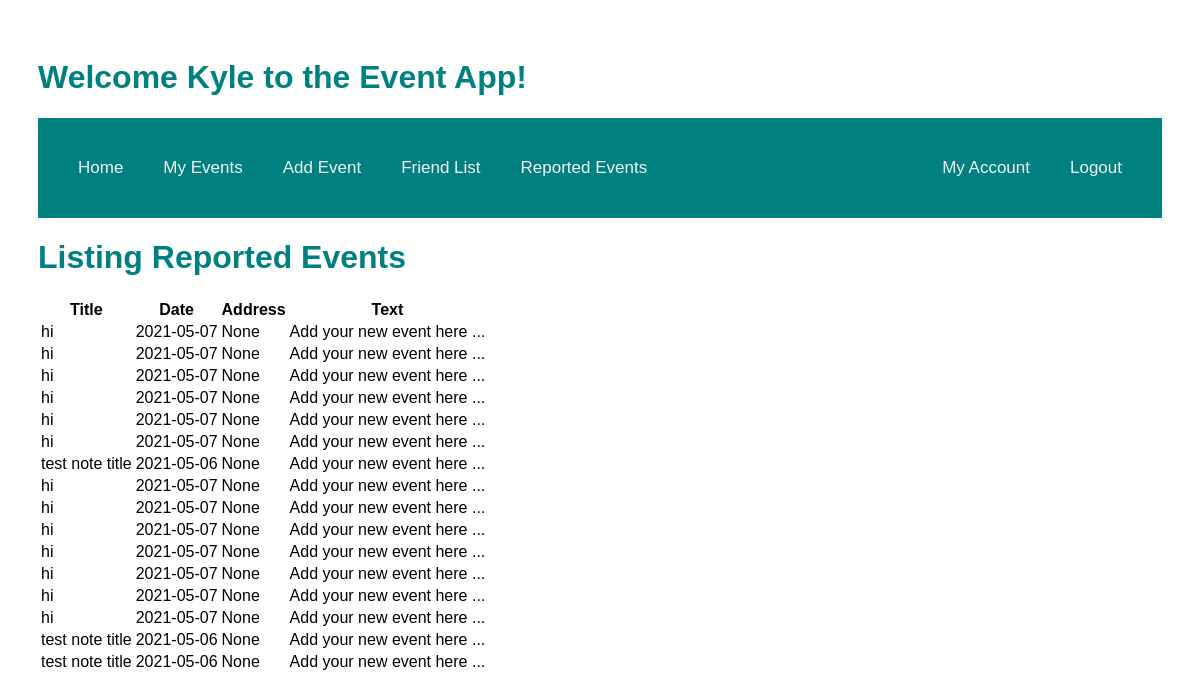
Screenshot of /reports (signed in) with the database file from the repository.
### models.py (models this page shows, shortened)
class report(db.Model):
    id = db.Column(db.Integer, primary_key=True)
    event_id = db.Column(db.Integer, db.ForeignKey("event.id"), nullable=False)
    user_id = db.Column(db.Integer, db.ForeignKey("user.id"), nullable=False)
    user= db.relationship("User", lazy=True)
    event= db.relationship("Event", lazy=True)

class Event(db.Model):
    id = db.Column("id", db.Integer, primary_key=True)
    title = db.Column("title", db.String(200))
    text = db.Column("text", db.String(100))
    date = db.Column("date", db.String(50))
    address = db.Column("address", db.String(50))
    user_id = db.Column(db.Integer, db.ForeignKey("user.id"), nullable=False)
    comments = db.relationship("Comment", backref="event", cascade="all, delete-orphan", lazy=True)

### main.py (the view)
@app.route('/reports')
def get_reports():
    if session.get('user'):
        event_reports = db.session.query(report).all()
        return render_template('reports.html', user=session['user'], reports=event_reports )
    else:
        return redirect(url_for('login'))

### templates/reports.html (shortened to what this page needs)
<!DOCTYPE html>
<html lang="en">
    <head>
        <link rel="stylesheet" href="{{ url_for('static', filename='main.css') }}">
    </head>
    <body>
     <h1>Welcome {{user}} to the Event App!</h1>
    <nav>
        <div class="topnav">
            <a href="{{ url_for('home')}}" class="left"> Home </a>
            <a href="/events" class="left"> My Events </a>
            <a href="{{url_for('new_event')}}" class="left"> Add Event</a>
            <a href="{{url_for('get_friends')}}" class="left"> Friend List</a>
            <a href="{{url_for('get_reports')}}" class="left"> Reported Events </a>
            <a href="{{ url_for('logout')}}" class="right">Logout</a>
            <a href="{{url_for('get_account')}}" class="right"> My Account</a>
        </div>
        </nav>
        <h1 class="eventlist">Listing Reported Events</h1>
        <table>
            <tr>
                <th>Title</th>
                <th>Date</th>
                <th>Address</th>
                <th>Text</th>
            </tr>
            {% for report in reports %}
            <tr>
                <td>{{report.event.title}}</td>
                <td>{{ report.event.date }}</td>
                <td>{{report.event.address }}</td>
                <td>{{ report.event.text }}</td>
            </tr>
            {% endfor %}
        </table>
    </body>
</html>

### static/main.css (style rules this page uses)
body { padding: 30px 30px; font-family: Arial, Helvetica, sans-serif; }
h1 { color: teal; }
.right { float: right; }
.left { float: left; }
.topnav { overflow: hidden; background-color: teal; padding: 20px; }
.topnav a { color: #f2f2f2; padding: 20px 20px; text-decoration: none; font-size: 17px; }

### rows the page displays
report: event "hi", event "2021-05-07", event.address "None", event.text "Add your new event here ..."
report: event "hi", event "2021-05-07", event.address "None", event.text "Add your new event here ..."
report: event "hi", event "2021-05-07", event.address "None", event.text "Add your new event here ..."
report: event "hi", event "2021-05-07", event.address "None", event.text "Add your new event here ..."
report: event "hi", event "2021-05-07", event.address "None", event.text "Add your new event here ..."
report: event "hi", event "2021-05-07", event.address "None", event.text "Add your new event here ..."
report: event "test note title", event "2021-05-06", event.address "None", event.text "Add your new event here ..."
report: event "hi", event "2021-05-07", event.address "None", event.text "Add your new event here ..."
report: event "hi", event "2021-05-07", event.address "None", event.text "Add your new event here ..."
report: event "hi", event "2021-05-07", event.address "None", event.text "Add your new event here ..."
report: event "hi", event "2021-05-07", event.address "None", event.text "Add your new event here ..."
report: event "hi", event "2021-05-07", event.address "None", event.text "Add your new event here ..."
report: event "hi", event "2021-05-07", event.address "None", event.text "Add your new event here ..."
report: event "hi", event "2021-05-07", event.address "None", event.text "Add your new event here ..."
report: event "test note title", event "2021-05-06", event.address "None", event.text "Add your new event here ..."
report: event "test note title", event "2021-05-06", event.address "None", event.text "Add your new event here ..."

### other values shown
{{ user }} "Kyle"
